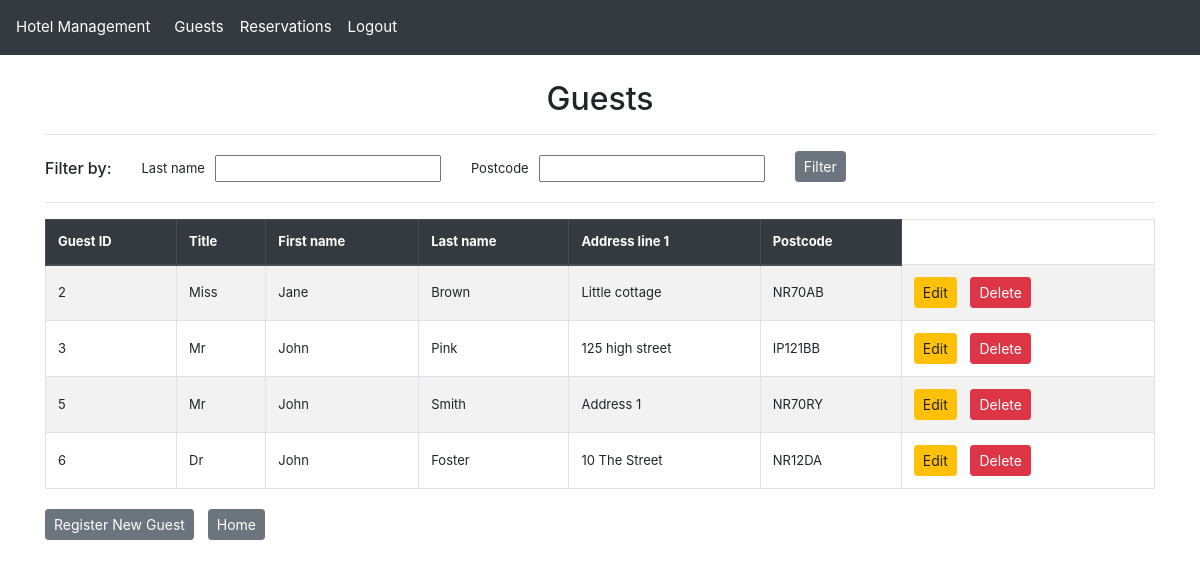
The app's page /guest/ (signed in), older data.
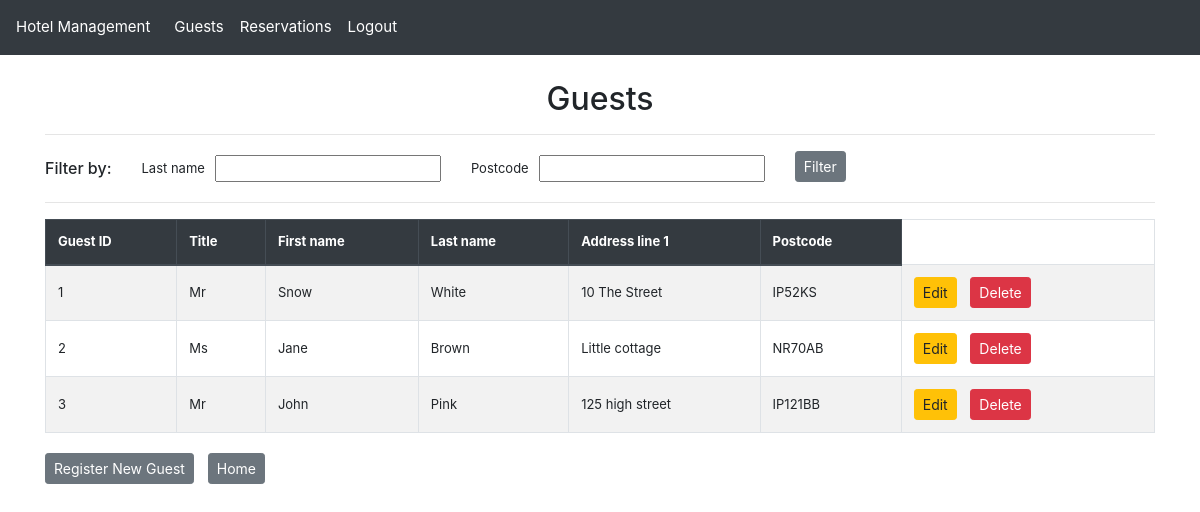
The same page, newer data.
### hotel_app/models.py (models this page shows, shortened)
class Guest(models.Model):
    guest_id = models.AutoField(primary_key=True)  # Unique identifier for each guest
    title = models.CharField(
        max_length=10,
        validators=[validate_title]
    )  # Guest's title (Mr., Mrs., Ms., etc.)
    first_name = models.CharField(
        max_length=50,
        validators=[
            RegexValidator(
                r'^[A-Za-z\-\' ]+$',
                message="First name can only contain letters, hyphens, apostrophes and spaces"
            )
        ]
    )  # Guest's first name
    last_name = models.CharField(
        max_length=50,
        validators=[
            RegexValidator(
                r'^[A-Za-z\-\' ]+$',
                message="Last name can only contain letters, hyphens, apostrophes and spaces"
            )
        ]
    )  # Guest's last name
    phone_number = models.CharField(
        max_length=11,
        validators=[
            RegexValidator(
                r'^(07\d{9}|0\d{10})$',
                message="Phone number must be a valid UK number with only digits (e.g., '07123456789' or '02012345678')"
            )
        ]
    )  # Contact phone number
    email = models.EmailField(
        max_length=320,
        validators=[
            RegexValidator(
                r'^[a-zA-Z0-9._%+-]+@[a-zA-Z0-9.-]+\.[a-zA-Z]{2,}$',
                message="Please enter a valid email address"
            )
        ]
    )  # Contact email address
    address_line1 = models.CharField(
        max_length=80,
        validators=[
            RegexValidator(
                r'^[A-Za-z0-9\-\',\. ]+$',
                message="Address can only contain letters, numbers, hyphens, apostrophes, commas, periods and spaces"
            )
        ]
    )  # Primary address line
    address_line2 = models.CharField(
        max_length=80,
        blank=True,
        null=True,
        validators=[
            RegexValidator(
                r'^[A-Za-z0-9\-\',\. ]+$',
                message="Address can only contain letters, numbers, hyphens, apostrophes, commas, periods and spaces"
            )
        ]
    )  # Secondary address line (optional)
    city = models.CharField(
        max_length=80,
        validators=[
            RegexValidator(
                r'^[A-Za-z\-\' ]+$',
                message="City can only contain letters, hyphens, apostrophes and spaces"
            )
        ]
    )  # City of residence
    county = models.CharField(
        max_length=80,
        validators=[
            RegexValidator(
                r'^[A-Za-z\-\' ]+$',
                message="County can only contain letters, hyphens, apostrophes and spaces"
            )
        ]
    )  # County/state/region
    postcode = models.CharField(
        max_length=8,
        validators=[
            RegexValidator(
                r'^([A-Za-z][A-Ha-hJ-Yj-y]?\d[A-Za-z\d]? ?\d[A-Za-z]{2}|GIR ?0A{2})$',
                message="Please enter a valid UK postcode (e.g., 'SW1A 1AA', 'M1 1AA' or 'B338TH')"
            )
        ]
    )  # Postal/ZIP code

### hotel_app/views.py (the view, shortened to what this page needs)
# urls.py: path('guest/', views.guest_list_view, name="guest_list"),  # List all guests
@login_required
def guest_list_view(request):
    guest_filter = GuestFilter(request.GET, queryset=Guest.objects.all())
    validation_errors = []
    if validation_errors:
        from django.contrib import messages
        for error in validation_errors:
            messages.error(request, error)
        guest_filter = GuestFilter(queryset=Guest.objects.all())
    return render(request, 'guest_list.html', {
        'filter': guest_filter
    })

### hotel_app/filters.py (called while the page is built)
    @property
    def qs(self):
        qs = super().qs
        if self.data.get('last_name'):
            is_valid, error = self.validate_last_name(self.data['last_name'])
            if not is_valid:
                logger.warning(f"Invalid last name format: {self.data['last_name']}")
                return self.queryset.none()  # Return empty queryset for invalid input
        return qs

### hotel_app/templatetags/custom_filters.py (called while the page is built)
@register.filter(name='is_in_group')
def is_in_group(user, group_name):
    return user.groups.filter(name=group_name).exists()

### hotel_app/templates/guest_list.html (shortened to what this page needs)
{% extends "guest_list_base.html" %}
{% block heading %}
Guests
{% endblock %}
{% block actions %}
<div class="button-group">
    <a href="{% url 'guest_update' guest.guest_id %}" class="btn btn-warning btn-sm" >Edit</a>
    <a href="{% url 'guest_delete' guest.guest_id %}" class="btn btn-danger btn-sm" >Delete</a>
</div>
{% endblock %}
{% block footer %}
<div class="button-group">
    <a href="{% url 'guest_create' %}?mode=list" class="btn btn-secondary btn-sm">Register New Guest</a>
    <a href="{% url 'home' %}" class="btn btn-secondary btn-sm">Home</a>
</div>
{% endblock %}

### hotel_app/templates/guest_list_base.html (shortened to what this page needs)
{% extends "base.html" %}
{% block content %}
    <h2 class="text-center">{% block heading %}{% endblock %}</h2>
    <hr>
    <div class="row align-items-center">
        <div class="col-auto text-center" style="font-size: 13px; vertical-align: middle;">
            <h6 class="fw-bold mb-0">Filter by:</h6>
        </div>
        <div class="col">
            <form method="get" class="row g-3">
                {% for field in filter.form %}
                <div class="col-md-auto d-flex align-items-center mt-1 mb-1">
                    <label for="{{ field.id_for_label }}" class="form-label fw-bold" style="font-size: 13px; margin-right: 10px; margin-bottom: 0; vertical-align: middle;">{{ field.label }}</label>
                    {{ field }}
                </div>
                {% endfor %}
                <div class="col-md-auto">
                    <button type="submit" class="btn btn-secondary btn-sm">Filter</button>
                </div>
            </form>
        </div>
    </div>
    <hr>
    <table class="table table-bordered table-striped ">
        <thead class="thead-dark">
            <tr>
                <th>Guest ID</th>
                <th>Title</th>
                <th>First name</th>
                <th>Last name</th>
                <th>Address line 1</th>
                <th>Postcode</th>
            </tr>
        </thead>
        <tbody>
            {% for guest in filter.qs %}
            <tr>
                <td>{{ guest.guest_id }} </td>
                <td>{{ guest.title }} </td>
                <td>{{ guest.first_name }} </td>
                <td>{{ guest.last_name }} </td>
                <td>{{ guest.address_line1 }} </td>
                <td>{{ guest.postcode }} </td>
                <td>
                    {% block actions %}{% endblock %}
                </td>
            </tr>
            {% endfor %}
        </tbody>
    </table>
{% endblock %}

Row changes from the older to the newer data that the page shows:
removed Guest: guest_id "5", title "Mr", first_name "John", last_name "Smith", address_line1 "Address 1", postcode "NR70RY"
removed Guest: guest_id "6", title "Dr", first_name "John", last_name "Foster", address_line1 "10 The Street", postcode "NR12DA"
added Guest: guest_id "1", title "Mr", first_name "Snow", last_name "White", address_line1 "10 The Street", postcode "IP52KS"
changed Guest "Jane": title "Miss" → "Ms"
